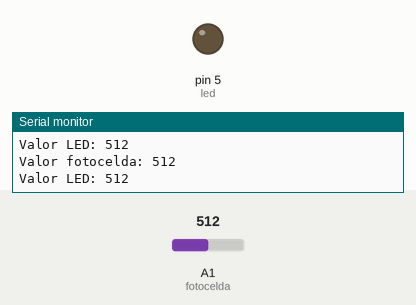
This sketch was run on a simulated Arduino Uno, built with avr-gcc and run on an emulated ATmega328P. On the bench: output pins drawn as LEDs (lit = HIGH), the last lines printed to the serial monitor. Inputs (shaded band) come from the test bench; at power-on: A1 (fotocelda) = 512.

Above: at 1.8 s.
1.9 s: A1 (fotocelda) set to 716
At 2.8 s:
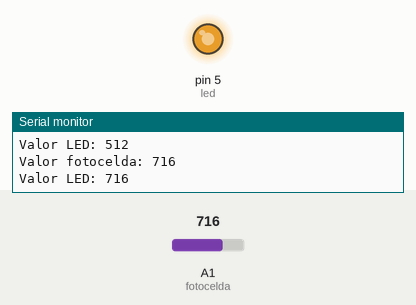
3.5 s: A1 (fotocelda) set to 751
At 4.3 s:
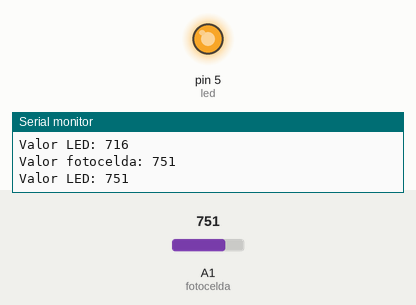
5.5 s: A1 (fotocelda) set to 768
At 7.1 s:
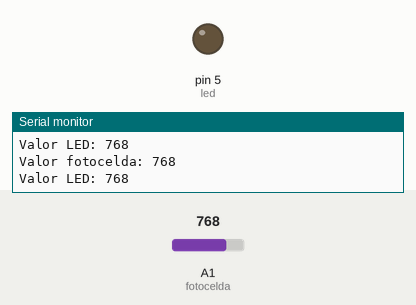
7.5 s: A1 (fotocelda) set to 900
At 8.7 s:
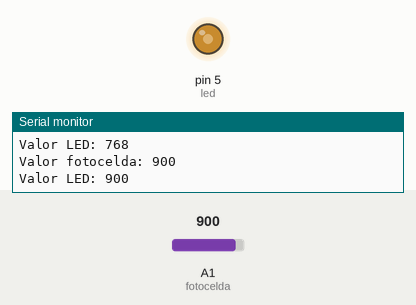
9.5 s: A1 (fotocelda) set to 306
At 10.3 s:
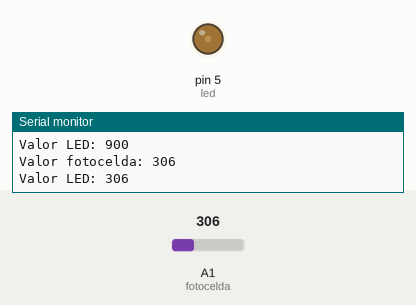
11.5 s: A1 (fotocelda) set to 0
At 13.1 s:
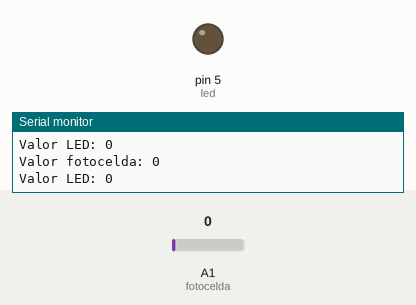
Timing chart, 0 to 14.5 s (numbered marks = the images above; inputs shaded):
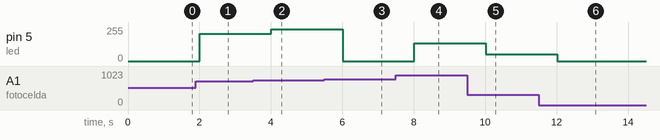

Measured:
- the behaviour switches between 767 and 768 on A1 (fotocelda) (found by bisection; images 2 and 3)
- after the input at 1.9 s, pin 5 (led): 0/255 → 204/255 after 0.10 s
- after the input at 3.5 s, pin 5 (led): 204/255 → 239/255 after 0.50 s
- after the input at 5.5 s, pin 5 (led): 239/255 → 0/255 after 0.50 s
- after the input at 7.5 s, pin 5 (led): 0/255 → 132/255 after 0.51 s
- after the input at 9.5 s, pin 5 (led): 132/255 → 50/255 after 0.51 s
- after the input at 11.5 s, pin 5 (led): 50/255 → 0/255 after 0.51 s

The sketch:

Manipulacion_LED_con_fotocelda.ino
```cpp
// Arquitectura de Computadoras II
// @author: Jonathan Raí Samines Solares
// @carnet: 6590-13-3813
// Manipulación de LED's utilizando una fotocelda
// Se enciende/apaga un LED de acuerdo al nivel de exposicion
// a la luz de una fotocelda

const int fotocelda = A1;
const int led = 5;

void setup() {
  // configuramos el LED como pin de salida
  pinMode(led, OUTPUT);

  // configuramos la impresion serial
  Serial.begin(9600);
}

void loop() {
  // leemos el valor analogico de intesidad de luz generado por la fotocelda
  int intensidadLuz = analogRead(fotocelda);

  // mapeamos el valor variable de la fotocelda a un valor valido para el LED
  int intesidadLuzLED = map(intensidadLuz, 0, 255, 0, 255);

  // mostramos el valor de intesidad de luz en el LED
  // encendiendolo o apagandolo de acuerdo al nivel de intesidad
  analogWrite(led, intesidadLuzLED);

  // mostramos los valores de la fotocelda y del LED
  // en el puerto de impresion serial del arduino
  Serial.print("Valor fotocelda: ");
  Serial.println(intensidadLuz);

  Serial.print("Valor LED: ");
  Serial.println(intesidadLuzLED);

  // esperamos por 1 segundo
  delay(1000);
}
```
